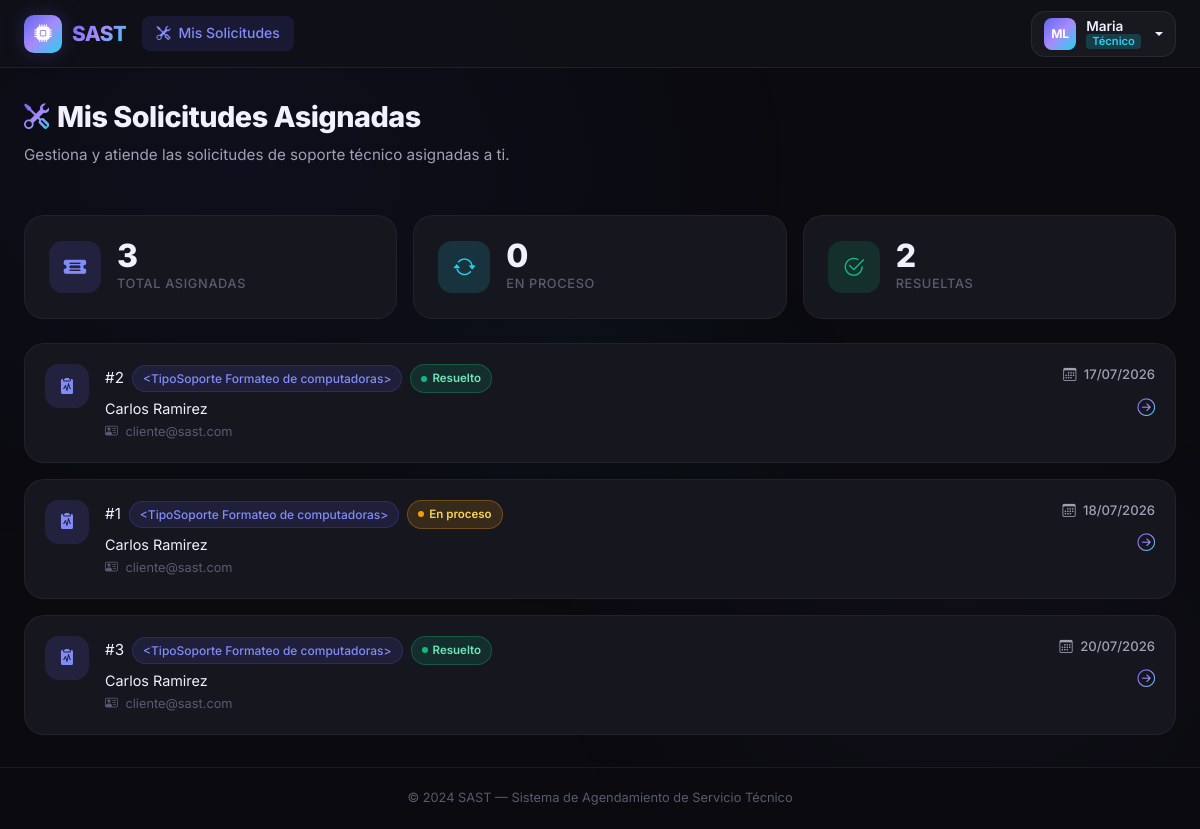
Screenshot of /tecnico/dashboard (signed in) with the database file from the repository.
### app/models/user.py (models this page shows, shortened)
class User(UserMixin, db.Model):
    __tablename__ = 'user'
    id_user = db.Column(db.Integer, primary_key=True, autoincrement=True)
    ncedula = db.Column('Ncedula', db.String(20), nullable=False, unique=True)
    nombres = db.Column('Nombres', db.String(100), nullable=False)
    apellidos = db.Column('Apellidos', db.String(100), nullable=False)
    fecha_nacimiento = db.Column(db.Date, nullable=False)
    numero_telefono = db.Column(db.String(20), nullable=False)
    correo = db.Column('Correo', db.String(150), nullable=False, unique=True)
    contrasena = db.Column(db.String(255), nullable=False)
    sector = db.Column('Sector', db.String(100), nullable=False)
    declaracion_veracidad = db.Column(db.Boolean, default=False)
    autorizacion_datos = db.Column(db.Boolean, default=False)
    reset_token = db.Column(db.String(100), nullable=True, unique=True)
    reset_token_expiry = db.Column(db.DateTime, nullable=True)
    id_rol = db.Column(db.Integer, db.ForeignKey('roles.id_rol'), nullable=False)
    solicitudes_como_cliente = db.relationship(
        'Solicitud', foreign_keys='Solicitud.id_cliente',
        backref='cliente', lazy='dynamic'
    )
    solicitudes_como_tecnico = db.relationship(
        'Solicitud', foreign_keys='Solicitud.id_tecnico',
        backref='tecnico', lazy='dynamic'
    )
    mensajes_enviados = db.relationship('Mensaje', backref='remitente', lazy='dynamic')
    reportes = db.relationship('Reporte', backref='tecnico_reporte', lazy='dynamic')
    calificaciones_dadas = db.relationship('CalificacionTecnico', backref='cliente_calificador', lazy='dynamic')
    detalles_tecnico = db.relationship('DetallesTecnico', backref='tecnico_detalle', uselist=False)
    @property
    def nombre_completo(self):
        return f'{self.nombres} {self.apellidos}'
    @property
    def es_admin(self):
        return self.rol.nombre_rol == 'admin'
    @property
    def es_tecnico(self):
        return self.rol.nombre_rol == 'técnico'
    @property
    def es_solicitante(self):
        return self.rol.nombre_rol == 'solicitante'

class Rol(db.Model):
    __tablename__ = 'roles'
    id_rol = db.Column(db.Integer, primary_key=True, autoincrement=True)
    nombre_rol = db.Column(db.String(50), nullable=False)
    usuarios = db.relationship('User', backref='rol', lazy=True)

### app/models/solicitud.py (models this page shows, shortened)
class Solicitud(db.Model):
    __tablename__ = 'solicitudes'
    id_solicitud = db.Column(db.Integer, primary_key=True, autoincrement=True)
    descripcion = db.Column(db.Text, nullable=False)
    fecha_atencion = db.Column(db.Date, nullable=False)
    horario_solicitado = db.Column(db.String(50), nullable=False)
    recursos_adicionales = db.Column(db.Text)
    fecha_creacion = db.Column(db.DateTime, default=datetime.utcnow)
    id_cliente = db.Column(db.Integer, db.ForeignKey('user.id_user'), nullable=False)
    id_tecnico = db.Column(db.Integer, db.ForeignKey('user.id_user'), nullable=True)
    id_estado = db.Column(db.Integer, db.ForeignKey('estado_solicitudes.id_estado'), nullable=False)
    id_tipo_soporte = db.Column(db.Integer, db.ForeignKey('tipo_soportes.id_tipo_soporte'), nullable=False)
    mensajes = db.relationship('Mensaje', backref='solicitud', lazy='dynamic', cascade='all, delete-orphan')
    reporte = db.relationship('Reporte', backref='solicitud', uselist=False, cascade='all, delete-orphan')
    calificacion = db.relationship('CalificacionTecnico', backref='solicitud', uselist=False, cascade='all, delete-orphan')
    @property
    def mensajes_no_leidos(self):
        return self.mensajes.filter_by(leido=False).count()

class TipoSoporte(db.Model):
    __tablename__ = 'tipo_soportes'
    id_tipo_soporte = db.Column(db.Integer, primary_key=True, autoincrement=True)
    nombre_soporte = db.Column(db.String(100), nullable=False)
    solicitudes = db.relationship('Solicitud', backref='tipo_soporte', lazy=True)
    def __repr__(self):
        return f'<TipoSoporte {self.nombre_soporte}>'

class EstadoSolicitud(db.Model):
    __tablename__ = 'estado_solicitudes'
    id_estado = db.Column(db.Integer, primary_key=True, autoincrement=True)
    nombre_estado = db.Column(db.String(50), nullable=False)
    solicitudes = db.relationship('Solicitud', backref='estado', lazy=True)

### app/blueprints/tecnico/__init__.py (the view)
@tecnico_bp.route('/dashboard')
@login_required
@tecnico_required
def dashboard():
    solicitudes = Solicitud.query.filter_by(
        id_tecnico=current_user.id_user
    ).order_by(Solicitud.fecha_atencion.asc()).all()
    total_no_leidos = 0
    for s in solicitudes:
        total_no_leidos += Mensaje.query.filter_by(
            id_solicitud=s.id_solicitud,
            leido=False
        ).filter(
            Mensaje.id_usuario_remitente != current_user.id_user
        ).count()
    return render_template(
        'tecnico/dashboard.html',
        solicitudes=solicitudes,
        total_no_leidos=total_no_leidos
    )

### app/blueprints/tecnico/__init__.py (called while the page is built)
def tecnico_required(f):
    @wraps(f)
    def decorated(*args, **kwargs):
        if not current_user.is_authenticated:
            return redirect(url_for('auth.login'))
        if not current_user.es_tecnico:
            abort(403)
        return f(*args, **kwargs)
    return decorated

### app/templates/tecnico/dashboard.html (shortened to what this page needs)
{% extends 'base.html' %}
{% block content %}
<div class="container-fluid px-4">
    <div class="page-header d-flex align-items-center justify-content-between flex-wrap gap-3">
        <div>
            <h1 class="d-flex align-items-center gap-2">
                <i class="bi bi-tools text-gradient" style="font-size:1.6rem;"></i>
                Mis Solicitudes Asignadas
            </h1>
            <p>Gestiona y atiende las solicitudes de soporte técnico asignadas a ti.</p>
        </div>
    </div>
    {% set total      = solicitudes | length %}
    {% set en_proceso = solicitudes | selectattr('estado.nombre_estado', 'equalto', 'En Proceso') | list | length %}
    {% set resueltas  = solicitudes | selectattr('estado.nombre_estado', 'equalto', 'Resuelto')  | list | length %}
    <div class="row g-3 mb-4">
        <div class="col-sm-4">
            <div class="stat-card">
                <div class="stat-icon purple">
                    <i class="bi bi-ticket-detailed-fill"></i>
                </div>
                <div>
                    <div class="stat-value">{{ total }}</div>
                    <div class="stat-label">Total Asignadas</div>
                </div>
            </div>
        </div>
        <div class="col-sm-4">
            <div class="stat-card">
                <div class="stat-icon cyan">
                    <i class="bi bi-arrow-repeat"></i>
                </div>
                <div>
                    <div class="stat-value">{{ en_proceso }}</div>
                    <div class="stat-label">En Proceso</div>
                </div>
            </div>
        </div>
        <div class="col-sm-4">
            <div class="stat-card">
                <div class="stat-icon green">
                    <i class="bi bi-check2-circle"></i>
                </div>
                <div>
                    <div class="stat-value">{{ resueltas }}</div>
                    <div class="stat-label">Resueltas</div>
                </div>
            </div>
        </div>
    </div>
    {% if solicitudes %}
    <div class="d-flex flex-column gap-3">
        {% for sol in solicitudes %}
        {% set estado_css = {
            'Pendiente':  'status-pendiente',
            'En Proceso': 'status-en-proceso',
            'Resuelto':   'status-resuelto',
            'Cancelado':  'status-cancelado'
        } %}
        {% set unread = sol.mensajes_no_leidos if sol.mensajes_no_leidos is defined else 0 %}
        <a href="{{ url_for('tecnico.ver_solicitud', solicitud_id=sol.id_solicitud) }}"
           class="solicitud-card">
            <div class="d-flex align-items-start justify-content-between gap-3 flex-wrap">
                <div class="d-flex align-items-start gap-3 flex-grow-1">
                    <div class="stat-icon purple flex-shrink-0" style="width:44px;height:44px;font-size:1rem;">
                        <i class="bi bi-clipboard2-pulse-fill"></i>
                    </div>
                    <div>
                        <div class="d-flex align-items-center gap-2 flex-wrap mb-1">
                            <span class="fw-700" style="color:var(--text-primary);font-size:0.95rem;">
                                #{{ sol.id_solicitud }}
                            </span>
                            <span class="badge-type">{{ sol.tipo_soporte }}</span>
                            <span class="badge-status {{ estado_css.get(sol.estado.nombre_estado, 'status-pendiente') }}">
                                {{ sol.estado.nombre_estado }}
                            </span>
                        </div>
                        <div class="fw-600" style="color:var(--text-primary);font-size:0.9rem;margin-bottom:2px;">
                            {{ sol.cliente.nombre_completo }}
                        </div>
                        <div style="color:var(--text-muted);font-size:0.8rem;">
                            <i class="bi bi-person-vcard me-1"></i>
                            {{ sol.cliente.correo if sol.cliente.correo else '—' }}
                        </div>
                    </div>
                </div>
                <div class="text-end flex-shrink-0">
                    {% if sol.fecha_atencion %}
                    <div style="color:var(--text-secondary);font-size:0.82rem;font-weight:500;">
                        <i class="bi bi-calendar3 me-1"></i>
                        {{ sol.fecha_atencion.strftime('%d/%m/%Y') if sol.fecha_atencion else '—' }}
                    </div>
                    {% endif %}
                    <div class="mt-2">
                        <i class="bi bi-arrow-right-circle text-gradient" style="font-size:1.1rem;"></i>
                    </div>
                </div>
            </div>
        </a>
        {% endfor %}
    </div>
    {% endif %}
</div>
{% endblock %}

### app/templates/base.html (shortened to what this page needs)
<!DOCTYPE html>
<html lang="es">
<head>
    <link href="https://cdn.jsdelivr.net/npm/bootstrap@5.3.3/dist/css/bootstrap.min.css" rel="stylesheet">
    <link rel="stylesheet" href="https://cdn.jsdelivr.net/npm/bootstrap-icons@1.11.3/font/bootstrap-icons.min.css">
    <link rel="stylesheet" href="{{ url_for('static', filename='css/main.css') }}">
</head>
<body>
{% if current_user.is_authenticated %}
<nav class="navbar navbar-expand-lg" id="mainNavbar">
    <div class="container-fluid px-4">
        <a class="navbar-brand" href="{{ url_for('index') }}">
            <div class="brand-icon">
                <i class="bi bi-cpu-fill"></i>
            </div>
            <span>SAST</span>
        </a>
        <div class="collapse navbar-collapse" id="navContent">
            <ul class="navbar-nav me-auto mb-2 mb-lg-0">
                {% if current_user.es_admin %}
                <li class="nav-item">
                    <a class="nav-link {% if request.endpoint == 'admin.dashboard' %}active{% endif %}"
                       href="{{ url_for('admin.dashboard') }}">
                        <i class="bi bi-speedometer2 me-1"></i>Dashboard
                    </a>
                </li>
                <li class="nav-item">
                    <a class="nav-link {% if request.endpoint == 'admin.solicitudes' %}active{% endif %}"
                       href="{{ url_for('admin.solicitudes') }}">
                        <i class="bi bi-ticket-detailed me-1"></i>Solicitudes
                    </a>
                </li>
                <li class="nav-item">
                    <a class="nav-link {% if request.endpoint == 'admin.usuarios' %}active{% endif %}"
                       href="{{ url_for('admin.usuarios') }}">
                        <i class="bi bi-people me-1"></i>Usuarios
                    </a>
                </li>
                {% elif current_user.es_tecnico %}
                <li class="nav-item">
                    <a class="nav-link {% if request.endpoint == 'tecnico.dashboard' %}active{% endif %}"
                       href="{{ url_for('tecnico.dashboard') }}">
                        <i class="bi bi-tools me-1"></i>Mis Solicitudes
                    </a>
                </li>
                {% endif %}
            </ul>
            <div class="dropdown user-menu">
                <button class="btn user-btn dropdown-toggle" type="button" data-bs-toggle="dropdown">
                    <div class="user-avatar">
                        {{ current_user.nombres[0] }}{{ current_user.apellidos[0] }}
                    </div>
                    <div class="user-info">
                        <span class="user-name">{{ current_user.nombres }}</span>
                        <span class="user-role role-{{ current_user.rol.nombre_rol | replace('é', 'e') | replace('ó', 'o') }}">
                            {{ current_user.rol.nombre_rol | capitalize }}
                        </span>
                    </div>
                </button>
            </div>
        </div>
    </div>
</nav>
{% endif %}
<div id="liveToastContainer" class="toast-container position-fixed bottom-0 end-0 p-3" style="z-index:9999;">
</div>
<main class="main-content {% if not current_user.is_authenticated %}auth-page{% endif %}">
    {% block content %}{% endblock %}
</main>
<footer class="app-footer">
    <div class="container text-center">
        <span>© 2024 SAST — Sistema de Agendamiento de Servicio Técnico</span>
    </div>
</footer>
</body>
</html>

### rows the page displays
User: Nombres "M", Apellidos "L", nombres "Maria"
Rol: rol.nombre_rol "Técnico"
Solicitud: id_solicitud "2", tipo_soporte "<TipoSoporte Formateo de computadoras>", estado.nombre_estado "Resuelto", cliente.nombre_completo "Carlos Ramirez", cliente "cliente@sast.com", fecha_atencion "17/07/2026"
Solicitud: id_solicitud "1", tipo_soporte "<TipoSoporte Formateo de computadoras>", estado.nombre_estado "En proceso", cliente.nombre_completo "Carlos Ramirez", cliente "cliente@sast.com", fecha_atencion "18/07/2026"
Solicitud: id_solicitud "3", tipo_soporte "<TipoSoporte Formateo de computadoras>", estado.nombre_estado "Resuelto", cliente.nombre_completo "Carlos Ramirez", cliente "cliente@sast.com", fecha_atencion "20/07/2026"

### other values shown
{{ total }} "3"
{{ en_proceso }} "0"
{{ resueltas }} "2"
